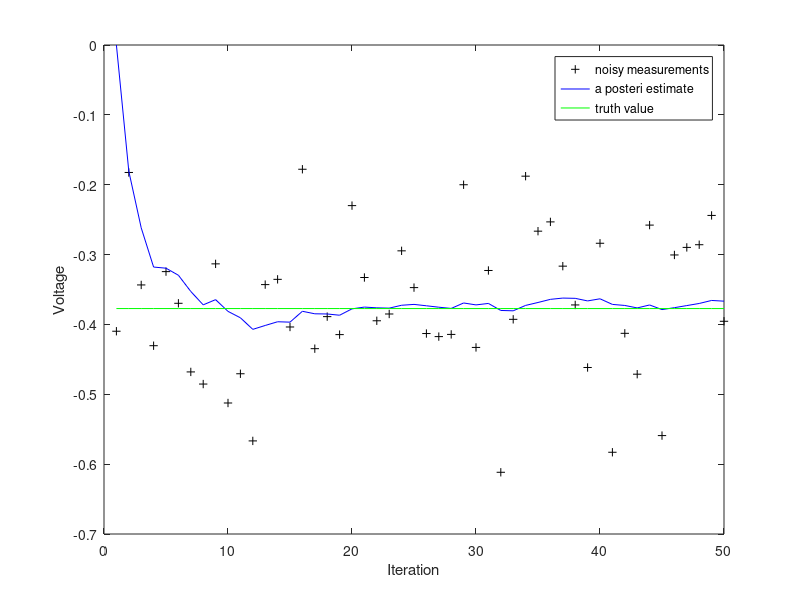
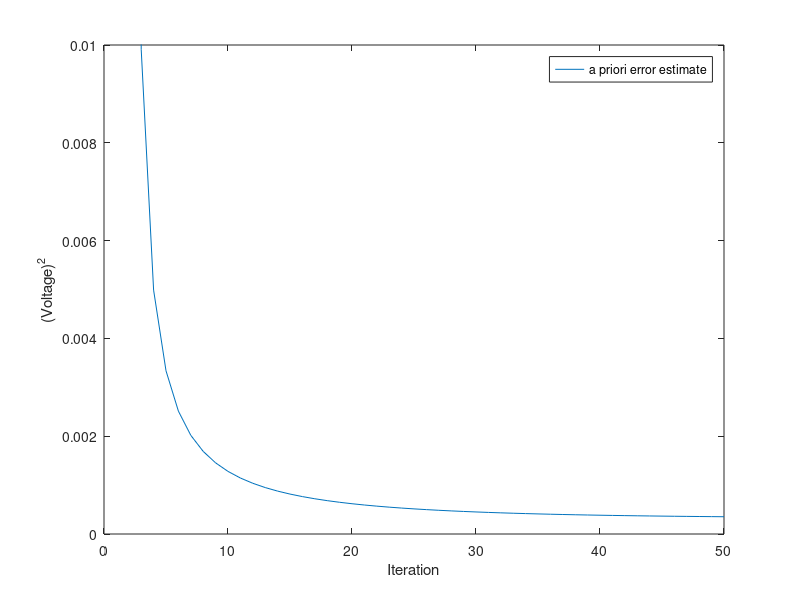

These charts were generated, in order, by the following MATLAB code:
% Kalman filter example demo in Matlab

% This M code is modified from Andrew D. Straw's Python 
% implementation of Kalman filter algorithm.
% The original code is here:
% http://www.scipy.org/Cookbook/KalmanFiltering
% Below is the Python version's comments:

        % Kalman filter example demo in Python

        % A Python implementation of the example given in pages 11-15 of "An
        % Introduction to the Kalman Filter" by Greg Welch and Gary Bishop,
        % University of North Carolina at Chapel Hill, Department of Computer
        % Science, TR 95-041,
        % http://www.cs.unc.edu/~welch/kalman/kalmanIntro.html

        % by Andrew D. Straw

% by Xuchen Yao
        
clear all;
close all;


% intial parameters
n_iter = 50;
sz = [n_iter, 1]; % size of array
x = -0.37727; % truth value (typo in example at top of p. 13 calls this z)
z = x + sqrt(0.01)*randn(sz); % observations (normal about x, sigma=0.1)

Q = 1e-5; % process variance

% allocate space for arrays
xhat=zeros(sz);      % a posteri estimate of x
P=zeros(sz);         % a posteri error estimate
xhatminus=zeros(sz); % a priori estimate of x
Pminus=zeros(sz);    % a priori error estimate
K=zeros(sz);         % gain or blending factor

R = 0.01; % estimate of measurement variance, change to see effect

% intial guesses
xhat(1) = 0.0;
P(1) = 1.0;

for k = 2:n_iter
    % time update
    xhatminus(k) = xhat(k-1);
    Pminus(k) = P(k-1)+Q;

    % measurement update
    K(k) = Pminus(k)/( Pminus(k)+R );
    xhat(k) = xhatminus(k)+K(k)*(z(k)-xhatminus(k));
    P(k) = (1-K(k))*Pminus(k);
end
figure();
plot(z,'k+');
hold on;
plot(xhat,'b-')
hold on;
plot(x*ones(sz),'g-');
legend('noisy measurements', 'a posteri estimate', 'truth value');
xlabel('Iteration');
ylabel('Voltage');
hold off;

figure();
valid_iter = [2:n_iter]; % Pminus not valid at step 1
plot(valid_iter,Pminus([valid_iter]));
legend('a priori error estimate');
xlabel('Iteration');
ylabel('(Voltage)^2');
ylim([0,.01]);